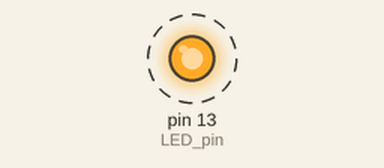
A sketch run on a simulated Arduino Uno, built with avr-gcc and run on an emulated ATmega328P. Shown: output pins drawn as LEDs (lit = HIGH). Dashed ring = blinking. What the sketch prints to the serial monitor is not drawn.

Above: at 3.2 s.
Timing chart, 0 to 6.0 s (numbered marks = the images above):
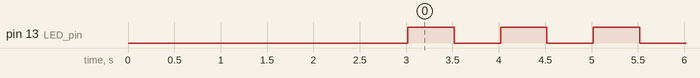

The sketch:

prime_sieve.ino
```cpp
//Prime sieve using arduino.  Just trying to make it work.
//Will not be saving individual prime number as there are 78,498 primes below 1,000,000
//and the arduino has limited ram
#define LED_pin 13
bool led_state = false;
int known_primes = 1;         //will be starting with 2 as the first known prime
int test_num = 3;             //will test only odd numbers
int max_num = 1000000;        //testing to 1,000,000 should give 78,498 prime numbers

bool test_number(int number){
  float limit = sqrt(number); //if a number is not prime, one of it's divisors will be less than or equal to its square root.
  int div_num = 3;
  while(div_num <= limit){
    if (number % div_num == 0){
      return false;
    }
    else{
      div_num += 2;
    }
  }
  return true;
}

void setup() {
  // put your setup code here, to run once:
  pinMode(LED_pin, OUTPUT);
  Serial.begin(9600);
  int start_time = millis();
  while(test_num < max_num){
    if(test_number(test_num) == true){
      known_primes++;
    }
    test_num += 2;
  }
  int elapsed = millis() - start_time;
  Serial.println(known_primes);
  Serial.println(elapsed);
}

void loop() {
  // put your main code here, to run repeatedly:
  led_state = !led_state;
  digitalWrite(LED_pin, led_state);
  delay(500);

}
```

Measured:
- by itself, pin 13 (LED_pin): alternates HIGH for 0.50 s and LOW for 0.50 s
